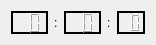
<?xml version="1.0" encoding="UTF-8"?>
<ui version="4.0">
 <class>TimerWidget</class>
 <widget class="QWidget" name="TimerWidget">
  <property name="geometry">
   <rect>
    <x>0</x>
    <y>0</y>
    <width>152</width>
    <height>41</height>
   </rect>
  </property>
  <property name="windowTitle">
   <string>Form</string>
  </property>
  <layout class="QHBoxLayout" name="horizontalLayout">
   <item>
    <widget class="QLCDNumber" name="lcdMinutes">
     <property name="frameShadow">
      <enum>QFrame::Plain</enum>
     </property>
     <property name="lineWidth">
      <number>2</number>
     </property>
     <property name="smallDecimalPoint">
      <bool>false</bool>
     </property>
     <property name="digitCount">
      <number>2</number>
     </property>
     <property name="segmentStyle">
      <enum>QLCDNumber::Filled</enum>
     </property>
    </widget>
   </item>
   <item alignment="Qt::AlignHCenter">
    <widget class="QLabel" name="label">
     <property name="text">
      <string>:</string>
     </property>
    </widget>
   </item>
   <item>
    <widget class="QLCDNumber" name="lcdSeconds">
     <property name="frameShadow">
      <enum>QFrame::Plain</enum>
     </property>
     <property name="lineWidth">
      <number>2</number>
     </property>
     <property name="digitCount">
      <number>2</number>
     </property>
    </widget>
   </item>
   <item alignment="Qt::AlignHCenter">
    <widget class="QLabel" name="label_2">
     <property name="text">
      <string>:</string>
     </property>
    </widget>
   </item>
   <item>
    <widget class="QLCDNumber" name="lcdMiliseconds">
     <property name="frameShadow">
      <enum>QFrame::Plain</enum>
     </property>
     <property name="lineWidth">
      <number>2</number>
     </property>
     <property name="smallDecimalPoint">
      <bool>true</bool>
     </property>
     <property name="digitCount">
      <number>2</number>
     </property>
    </widget>
   </item>
  </layout>
 </widget>
 <resources/>
 <connections/>
</ui>
